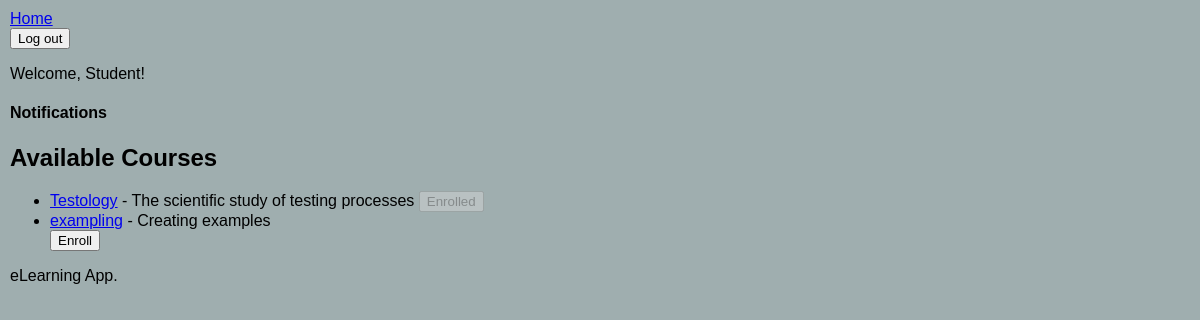
The app's page /courses/ (signed in) with its own data.
### courses/models.py (models this page shows, shortened)
class Course(models.Model):
    title = models.CharField(max_length=255)
    description = models.TextField()
    teacher = models.ForeignKey(User, on_delete=models.CASCADE, limit_choices_to={'role': 'teacher'}, related_name='teacher_courses')
    students = models.ManyToManyField(User, related_name='enrolled_courses', limit_choices_to={'role': 'student'}, blank=True)
    blocked_students = models.ManyToManyField(User, related_name='blocked_courses', blank=True)
    created_at = models.DateTimeField(auto_now_add=True)

### courses/views.py (the view)
# urls.py: path('', views.browse_courses, name='browse_courses'),
@login_required
def browse_courses(request):
    courses = Course.objects.all()
    return render(request, 'courses/browse.html', {'courses': courses, 'user': request.user})

### courses/templates/courses/browse.html (shortened to what this page needs)
{%extends 'base.html'%}
{%block content%}
<h2>Available Courses</h2>
<ul>
    {% for course in courses %}
    <li>
        <a href="{% url 'course_detail' course.id %}">{{ course.title }}</a> - {{ course.description }}
        {% if user.role == 'student' %}
            {% if user in course.students.all %}
                <button disabled>Enrolled</button>
            {% else %}
                <form action="{% url 'enroll_course' course.id %}" method="post">
                    <button type="submit">Enroll</button>
                </form>
            {% endif %}
        {% endif %}
    </li>
    {% endfor %}
</ul>
{% endblock %}

### static/css/style.css (style rules this page uses)
body { font-family: Arial, sans-serif; background-color: #9faeaf; margin: 0px; padding: 10px; border: 5px; }

### records on screen
Course: title "Testology", description "The scientific study of testing processes", shows "Enrolled"
Course: title "exampling", description "Creating examples", shows "Enroll"
